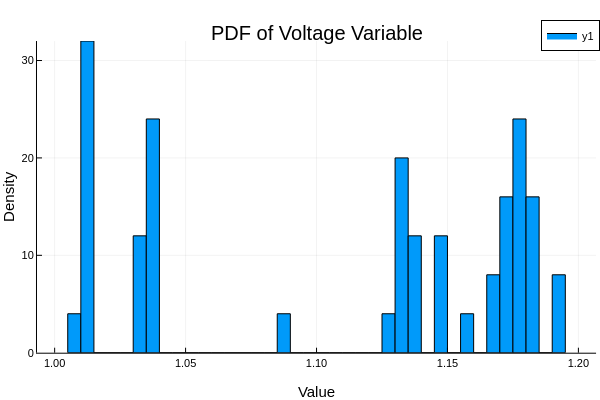

Here is the notebook cell this chart was saved with:
### Code cell
histogram(v_tot; bins=50, normalize=:pdf, title="PDF of Voltage Variable", xlabel="Value", ylabel="Density")

### Figure 1 — Plotly figure (JSON) as saved in the notebook; plotly's stock layout.template omitted (floating-point values rounded to 4 significant figures)
{"data": [{"fill": "tozeroy", "fillcolor": "rgba(0, 154, 250, 1.000)", "legendgroup": "y1", "line": {"color": "rgba(0, 0, 0, 1.000)", "dash": "solid", "width": 1}, "mode": "lines", "name": "y1", "showlegend": true, "type": "scatter", "x": [1.005, 1.005, 1.01, 1.01, 1.005, 1.005], "xaxis": "x1", "y": [4, 0, 0, 4, 4, 4], "yaxis": "y1"}, {"fill": "tozeroy", "fillcolor": "rgba(0, 154, 250, 1.000)", "legendgroup": "y1", "line": {"color": "rgba(0, 0, 0, 1.000)", "dash": "solid", "width": 1}, "mode": "lines", "name": "y1", "showlegend": false, "type": "scatter", "x": [1.01, 1.01, 1.015, 1.015, 1.01, 1.01], "xaxis": "x1", "y": [32, 0, 0, 32, 32, 32], "yaxis": "y1"}, {"fill": "tozeroy", "fillcolor": "rgba(0, 154, 250, 1.000)", "legendgroup": "y1", "line": {"color": "rgba(0, 0, 0, 1.000)", "dash": "solid", "width": 1}, "mode": "lines", "name": "y1", "showlegend": false, "type": "scatter", "x": [1.015, 1.015, 1.02, 1.02, 1.015, 1.015], "xaxis": "x1", "y": [0, 0, 0, 0, 0, 0], "yaxis": "y1"}, {"fill": "tozeroy", "fillcolor": "rgba(0, 154, 250, 1.000)", "legendgroup": "y1", "line": {"color": "rgba(0, 0, 0, 1.000)", "dash": "solid", "width": 1}, "mode": "lines", "name": "y1", "showlegend": false, "type": "scatter", "x": [1.02, 1.02, 1.025, 1.025, 1.02, 1.02], "xaxis": "x1", "y": [0, 0, 0, 0, 0, 0], "yaxis": "y1"}, {"fill": "tozeroy", "fillcolor": "rgba(0, 154, 250, 1.000)", "legendgroup": "y1", "line": {"color": "rgba(0, 0, 0, 1.000)", "dash": "solid", "width": 1}, "mode": "lines", "name": "y1", "showlegend": false, "type": "scatter", "x": [1.025, 1.025, 1.03, 1.03, 1.025, 1.025], "xaxis": "x1", "y": [0, 0, 0, 0, 0, 0], "yaxis": "y1"}, {"fill": "tozeroy", "fillcolor": "rgba(0, 154, 250, 1.000)", "legendgroup": "y1", "line": {"color": "rgba(0, 0, 0, 1.000)", "dash": "solid", "width": 1}, "mode": "lines", "name": "y1", "showlegend": false, "type": "scatter", "x": [1.03, 1.03, 1.035, 1.035, 1.03, 1.03], "xaxis": "x1", "y": [12, 0, 0, 12, 12, 12], "yaxis": "y1"}, {"fill": "tozeroy", "fillcolor": "rgba(0, 154, 250, 1.000)", "legendgroup": "y1", "line": {"color": "rgba(0, 0, 0, 1.000)", "dash": "solid", "width": 1}, "mode": "lines", "name": "y1", "showlegend": false, "type": "scatter", "x": [1.035, 1.035, 1.04, 1.04, 1.035, 1.035], "xaxis": "x1", "y": [24, 0, 0, 24, 24, 24], "yaxis": "y1"}, {"fill": "tozeroy", "fillcolor": "rgba(0, 154, 250, 1.000)", "legendgroup": "y1", "line": {"color": "rgba(0, 0, 0, 1.000)", "dash": "solid", "width": 1}, "mode": "lines", "name": "y1", "showlegend": false, "type": "scatter", "x": [1.04, 1.04, 1.045, 1.045, 1.04, 1.04], "xaxis": "x1", "y": [0, 0, 0, 0, 0, 0], "yaxis": "y1"}, {"fill": "tozeroy", "fillcolor": "rgba(0, 154, 250, 1.000)", "legendgroup": "y1", "line": {"color": "rgba(0, 0, 0, 1.000)", "dash": "solid", "width": 1}, "mode": "lines", "name": "y1", "showlegend": false, "type": "scatter", "x": [1.045, 1.045, 1.05, 1.05, 1.045, 1.045], "xaxis": "x1", "y": [0, 0, 0, 0, 0, 0], "yaxis": "y1"}, {"fill": "tozeroy", "fillcolor": "rgba(0, 154, 250, 1.000)", "legendgroup": "y1", "line": {"color": "rgba(0, 0, 0, 1.000)", "dash": "solid", "width": 1}, "mode": "lines", "name": "y1", "showlegend": false, "type": "scatter", "x": [1.05, 1.05, 1.055, 1.055, 1.05, 1.05], "xaxis": "x1", "y": [0, 0, 0, 0, 0, 0], "yaxis": "y1"}, {"fill": "tozeroy", "fillcolor": "rgba(0, 154, 250, 1.000)", "legendgroup": "y1", "line": {"color": "rgba(0, 0, 0, 1.000)", "dash": "solid", "width": 1}, "mode": "lines", "name": "y1", "showlegend": false, "type": "scatter", "x": [1.055, 1.055, 1.06, 1.06, 1.055, 1.055], "xaxis": "x1", "y": [0, 0, 0, 0, 0, 0], "yaxis": "y1"}, {"fill": "tozeroy", "fillcolor": "rgba(0, 154, 250, 1.000)", "legendgroup": "y1", "line": {"color": "rgba(0, 0, 0, 1.000)", "dash": "solid", "width": 1}, "mode": "lines", "name": "y1", "showlegend": false, "type": "scatter", "x": [1.06, 1.06, 1.065, 1.065, 1.06, 1.06], "xaxis": "x1", "y": [0, 0, 0, 0, 0, 0], "yaxis": "y1"}, {"fill": "tozeroy", "fillcolor": "rgba(0, 154, 250, 1.000)", "legendgroup": "y1", "line": {"color": "rgba(0, 0, 0, 1.000)", "dash": "solid", "width": 1}, "mode": "lines", "name": "y1", "showlegend": false, "type": "scatter", "x": [1.065, 1.065, 1.07, 1.07, 1.065, 1.065], "xaxis": "x1", "y": [0, 0, 0, 0, 0, 0], "yaxis": "y1"}, {"fill": "tozeroy", "fillcolor": "rgba(0, 154, 250, 1.000)", "legendgroup": "y1", "line": {"color": "rgba(0, 0, 0, 1.000)", "dash": "solid", "width": 1}, "mode": "lines", "name": "y1", "showlegend": false, "type": "scatter", "x": [1.07, 1.07, 1.075, 1.075, 1.07, 1.07], "xaxis": "x1", "y": [0, 0, 0, 0, 0, 0], "yaxis": "y1"}, {"fill": "tozeroy", "fillcolor": "rgba(0, 154, 250, 1.000)", "legendgroup": "y1", "line": {"color": "rgba(0, 0, 0, 1.000)", "dash": "solid", "width": 1}, "mode": "lines", "name": "y1", "showlegend": false, "type": "scatter", "x": [1.075, 1.075, 1.08, 1.08, 1.075, 1.075], "xaxis": "x1", "y": [0, 0, 0, 0, 0, 0], "yaxis": "y1"}, {"fill": "tozeroy", "fillcolor": "rgba(0, 154, 250, 1.000)", "legendgroup": "y1", "line": {"color": "rgba(0, 0, 0, 1.000)", "dash": "solid", "width": 1}, "mode": "lines", "name": "y1", "showlegend": false, "type": "scatter", "x": [1.08, 1.08, 1.085, 1.085, 1.08, 1.08], "xaxis": "x1", "y": [0, 0, 0, 0, 0, 0], "yaxis": "y1"}, {"fill": "tozeroy", "fillcolor": "rgba(0, 154, 250, 1.000)", "legendgroup": "y1", "line": {"color": "rgba(0, 0, 0, 1.000)", "dash": "solid", "width": 1}, "mode": "lines", "name": "y1", "showlegend": false, "type": "scatter", "x": [1.085, 1.085, 1.09, 1.09, 1.085, 1.085], "xaxis": "x1", "y": [4, 0, 0, 4, 4, 4], "yaxis": "y1"}, {"fill": "tozeroy", "fillcolor": "rgba(0, 154, 250, 1.000)", "legendgroup": "y1", "line": {"color": "rgba(0, 0, 0, 1.000)", "dash": "solid", "width": 1}, "mode": "lines", "name": "y1", "showlegend": false, "type": "scatter", "x": [1.09, 1.09, 1.095, 1.095, 1.09, 1.09], "xaxis": "x1", "y": [0, 0, 0, 0, 0, 0], "yaxis": "y1"}, {"fill": "tozeroy", "fillcolor": "rgba(0, 154, 250, 1.000)", "legendgroup": "y1", "line": {"color": "rgba(0, 0, 0, 1.000)", "dash": "solid", "width": 1}, "mode": "lines", "name": "y1", "showlegend": false, "type": "scatter", "x": [1.095, 1.095, 1.1, 1.1, 1.095, 1.095], "xaxis": "x1", "y": [0, 0, 0, 0, 0, 0], "yaxis": "y1"}, {"fill": "tozeroy", "fillcolor": "rgba(0, 154, 250, 1.000)", "legendgroup": "y1", "line": {"color": "rgba(0, 0, 0, 1.000)", "dash": "solid", "width": 1}, "mode": "lines", "name": "y1", "showlegend": false, "type": "scatter", "x": [1.1, 1.1, 1.105, 1.105, 1.1, 1.1], "xaxis": "x1", "y": [0, 0, 0, 0, 0, 0], "yaxis": "y1"}, {"fill": "tozeroy", "fillcolor": "rgba(0, 154, 250, 1.000)", "legendgroup": "y1", "line": {"color": "rgba(0, 0, 0, 1.000)", "dash": "solid", "width": 1}, "mode": "lines", "name": "y1", "showlegend": false, "type": "scatter", "x": [1.105, 1.105, 1.11, 1.11, 1.105, 1.105], "xaxis": "x1", "y": [0, 0, 0, 0, 0, 0], "yaxis": "y1"}, {"fill": "tozeroy", "fillcolor": "rgba(0, 154, 250, 1.000)", "legendgroup": "y1", "line": {"color": "rgba(0, 0, 0, 1.000)", "dash": "solid", "width": 1}, "mode": "lines", "name": "y1", "showlegend": false, "type": "scatter", "x": [1.11, 1.11, 1.115, 1.115, 1.11, 1.11], "xaxis": "x1", "y": [0, 0, 0, 0, 0, 0], "yaxis": "y1"}, {"fill": "tozeroy", "fillcolor": "rgba(0, 154, 250, 1.000)", "legendgroup": "y1", "line": {"color": "rgba(0, 0, 0, 1.000)", "dash": "solid", "width": 1}, "mode": "lines", "name": "y1", "showlegend": false, "type": "scatter", "x": [1.115, 1.115, 1.12, 1.12, 1.115, 1.115], "xaxis": "x1", "y": [0, 0, 0, 0, 0, 0], "yaxis": "y1"}, {"fill": "tozeroy", "fillcolor": "rgba(0, 154, 250, 1.000)", "legendgroup": "y1", "line": {"color": "rgba(0, 0, 0, 1.000)", "dash": "solid", "width": 1}, "mode": "lines", "name": "y1", "showlegend": false, "type": "scatter", "x": [1.12, 1.12, 1.125, 1.125, 1.12, 1.12], "xaxis": "x1", "y": [0, 0, 0, 0, 0, 0], "yaxis": "y1"}, {"fill": "tozeroy", "fillcolor": "rgba(0, 154, 250, 1.000)", "legendgroup": "y1", "line": {"color": "rgba(0, 0, 0, 1.000)", "dash": "solid", "width": 1}, "mode": "lines", "name": "y1", "showlegend": false, "type": "scatter", "x": [1.125, 1.125, 1.13, 1.13, 1.125, 1.125], "xaxis": "x1", "y": [4, 0, 0, 4, 4, 4], "yaxis": "y1"}, {"fill": "tozeroy", "fillcolor": "rgba(0, 154, 250, 1.000)", "legendgroup": "y1", "line": {"color": "rgba(0, 0, 0, 1.000)", "dash": "solid", "width": 1}, "mode": "lines", "name": "y1", "showlegend": false, "type": "scatter", "x": [1.13, 1.13, 1.135, 1.135, 1.13, 1.13], "xaxis": "x1", "y": [20, 0, 0, 20, 20, 20], "yaxis": "y1"}, {"fill": "tozeroy", "fillcolor": "rgba(0, 154, 250, 1.000)", "legendgroup": "y1", "line": {"color": "rgba(0, 0, 0, 1.000)", "dash": "solid", "width": 1}, "mode": "lines", "name": "y1", "showlegend": false, "type": "scatter", "x": [1.135, 1.135, 1.14, 1.14, 1.135, 1.135], "xaxis": "x1", "y": [12, 0, 0, 12, 12, 12], "yaxis": "y1"}, {"fill": "tozeroy", "fillcolor": "rgba(0, 154, 250, 1.000)", "legendgroup": "y1", "line": {"color": "rgba(0, 0, 0, 1.000)", "dash": "solid", "width": 1}, "mode": "lines", "name": "y1", "showlegend": false, "type": "scatter", "x": [1.14, 1.14, 1.145, 1.145, 1.14, 1.14], "xaxis": "x1", "y": [0, 0, 0, 0, 0, 0], "yaxis": "y1"}, {"fill": "tozeroy", "fillcolor": "rgba(0, 154, 250, 1.000)", "legendgroup": "y1", "line": {"color": "rgba(0, 0, 0, 1.000)", "dash": "solid", "width": 1}, "mode": "lines", "name": "y1", "showlegend": false, "type": "scatter", "x": [1.145, 1.145, 1.15, 1.15, 1.145, 1.145], "xaxis": "x1", "y": [12, 0, 0, 12, 12, 12], "yaxis": "y1"}, {"fill": "tozeroy", "fillcolor": "rgba(0, 154, 250, 1.000)", "legendgroup": "y1", "line": {"color": "rgba(0, 0, 0, 1.000)", "dash": "solid", "width": 1}, "mode": "lines", "name": "y1", "showlegend": false, "type": "scatter", "x": [1.15, 1.15, 1.155, 1.155, 1.15, 1.15], "xaxis": "x1", "y": [0, 0, 0, 0, 0, 0], "yaxis": "y1"}, {"fill": "tozeroy", "fillcolor": "rgba(0, 154, 250, 1.000)", "legendgroup": "y1", "line": {"color": "rgba(0, 0, 0, 1.000)", "dash": "solid", "width": 1}, "mode": "lines", "name": "y1", "showlegend": false, "type": "scatter", "x": [1.155, 1.155, 1.16, 1.16, 1.155, 1.155], "xaxis": "x1", "y": [4, 0, 0, 4, 4, 4], "yaxis": "y1"}, {"fill": "tozeroy", "fillcolor": "rgba(0, 154, 250, 1.000)", "legendgroup": "y1", "line": {"color": "rgba(0, 0, 0, 1.000)", "dash": "solid", "width": 1}, "mode": "lines", "name": "y1", "showlegend": false, "type": "scatter", "x": [1.16, 1.16, 1.165, 1.165, 1.16, 1.16], "xaxis": "x1", "y": [0, 0, 0, 0, 0, 0], "yaxis": "y1"}, {"fill": "tozeroy", "fillcolor": "rgba(0, 154, 250, 1.000)", "legendgroup": "y1", "line": {"color": "rgba(0, 0, 0, 1.000)", "dash": "solid", "width": 1}, "mode": "lines", "name": "y1", "showlegend": false, "type": "scatter", "x": [1.165, 1.165, 1.17, 1.17, 1.165, 1.165], "xaxis": "x1", "y": [8, 0, 0, 8, 8, 8], "yaxis": "y1"}, {"fill": "tozeroy", "fillcolor": "rgba(0, 154, 250, 1.000)", "legendgroup": "y1", "line": {"color": "rgba(0, 0, 0, 1.000)", "dash": "solid", "width": 1}, "mode": "lines", "name": "y1", "showlegend": false, "type": "scatter", "x": [1.17, 1.17, 1.175, 1.175, 1.17, 1.17], "xaxis": "x1", "y": [16, 0, 0, 16, 16, 16], "yaxis": "y1"}, {"fill": "tozeroy", "fillcolor": "rgba(0, 154, 250, 1.000)", "legendgroup": "y1", "line": {"color": "rgba(0, 0, 0, 1.000)", "dash": "solid", "width": 1}, "mode": "lines", "name": "y1", "showlegend": false, "type": "scatter", "x": [1.175, 1.175, 1.18, 1.18, 1.175, 1.175], "xaxis": "x1", "y": [24, 0, 0, 24, 24, 24], "yaxis": "y1"}, {"fill": "tozeroy", "fillcolor": "rgba(0, 154, 250, 1.000)", "legendgroup": "y1", "line": {"color": "rgba(0, 0, 0, 1.000)", "dash": "solid", "width": 1}, "mode": "lines", "name": "y1", "showlegend": false, "type": "scatter", "x": [1.18, 1.18, 1.185, 1.185, 1.18, 1.18], "xaxis": "x1", "y": [16, 0, 0, 16, 16, 16], "yaxis": "y1"}, {"fill": "tozeroy", "fillcolor": "rgba(0, 154, 250, 1.000)", "legendgroup": "y1", "line": {"color": "rgba(0, 0, 0, 1.000)", "dash": "solid", "width": 1}, "mode": "lines", "name": "y1", "showlegend": false, "type": "scatter", "x": [1.185, 1.185, 1.19, 1.19, 1.185, 1.185], "xaxis": "x1", "y": [0, 0, 0, 0, 0, 0], "yaxis": "y1"}, {"fill": "tozeroy", "fillcolor": "rgba(0, 154, 250, 1.000)", "legendgroup": "y1", "line": {"color": "rgba(0, 0, 0, 1.000)", "dash": "solid", "width": 1}, "mode": "lines", "name": "y1", "showlegend": false, "type": "scatter", "x": [1.19, 1.19, 1.195, 1.195, 1.19, 1.19], "xaxis": "x1", "y": [8, 0, 0, 8, 8, 8], "yaxis": "y1"}, {"colorbar": {"len": 0.8657, "title": "", "x": 0.9934, "y": 0.5087}, "legendgroup": "y1", "marker": {"color": "rgba(0, 154, 250, 0.000)", "line": {"color": "rgba(0, 0, 0, 0.000)", "width": 1}, "size": 0, "symbol": "circle"}, "mode": "markers", "name": "y1", "showlegend": false, "type": "scatter", "x": [1.007, 1.012, 1.018, 1.022, 1.027, 1.032, 1.038, 1.042, 1.047, 1.052, 1.058, 1.062, 1.067, 1.073, 1.078, 1.083, 1.087, 1.093, 1.098, 1.103, 1.107, 1.113, 1.118, 1.123, 1.127, 1.132, 1.137, 1.143, 1.147, 1.152, 1.157, 1.163, 1.167, 1.172, 1.177, 1.183, 1.188, 1.192], "xaxis": "x", "y": [4, 32, 0, 0, 0, 12, 24, 0, 0, 0, 0, 0, 0, 0, 0, 0, 4, 0, 0, 0, 0, 0, 0, 0, 4, 20, 12, 0, 12, 0, 4, 0, 8, 16, 24, 16, 0, 8], "yaxis": "y"}], "layout": {"annotations": [{"font": {"color": "rgba(0, 0, 0, 1.000)", "family": "sans-serif", "size": 20}, "rotation": 0, "showarrow": false, "text": "PDF of Voltage Variable", "x": 0.5275, "xanchor": "center", "xref": "paper", "y": 1, "yanchor": "top", "yref": "paper"}], "height": 400, "legend": {"bgcolor": "rgba(255, 255, 255, 1.000)", "bordercolor": "rgba(0, 0, 0, 1.000)", "borderwidth": 1, "font": {"color": "rgba(0, 0, 0, 1.000)", "family": "sans-serif", "size": 11}, "title": {"font": {"color": "rgba(0, 0, 0, 1.000)", "family": "sans-serif", "size": 15}, "text": ""}, "tracegroupgap": 0, "traceorder": "normal", "x": 1, "xanchor": "auto", "y": 1, "yanchor": "auto"}, "margin": {"b": 20, "l": 0, "r": 0, "t": 20}, "paper_bgcolor": "rgba(255, 255, 255, 1.000)", "plot_bgcolor": "rgba(255, 255, 255, 1.000)", "showlegend": true, "width": 600, "xaxis": {"anchor": "y", "domain": [0.06165, 0.9934], "gridcolor": "rgba(0, 0, 0, 0.100)", "gridwidth": 0.5, "linecolor": "rgba(0, 0, 0, 1.000)", "mirror": false, "range": [0.9933, 1.207], "showgrid": true, "showline": true, "showticklabels": true, "tickangle": 0, "tickcolor": "rgb(0, 0, 0)", "tickfont": {"color": "rgba(0, 0, 0, 1.000)", "family": "sans-serif", "size": 11}, "tickmode": "array", "ticks": "inside", "ticktext": ["1.00", "1.05", "1.10", "1.15", "1.20"], "tickvals": [1.0, 1.05, 1.1, 1.15, 1.2], "title": "Value", "titlefont": {"color": "rgba(0, 0, 0, 1.000)", "family": "sans-serif", "size": 15}, "type": "-", "visible": true, "zeroline": false, "zerolinecolor": "rgba(0, 0, 0, 1.000)"}, "yaxis": {"anchor": "x", "domain": [0.07581, 0.9415], "gridcolor": "rgba(0, 0, 0, 0.100)", "gridwidth": 0.5, "linecolor": "rgba(0, 0, 0, 1.000)", "mirror": false, "range": [0, 32], "showgrid": true, "showline": true, "showticklabels": true, "tickangle": 0, "tickcolor": "rgb(0, 0, 0)", "tickfont": {"color": "rgba(0, 0, 0, 1.000)", "family": "sans-serif", "size": 11}, "tickmode": "array", "ticks": "inside", "ticktext": ["0", "10", "20", "30"], "tickvals": [0, 10, 20, 30], "title": "Density", "titlefont": {"color": "rgba(0, 0, 0, 1.000)", "family": "sans-serif", "size": 15}, "type": "-", "visible": true, "zeroline": false, "zerolinecolor": "rgba(0, 0, 0, 1.000)"}}}
